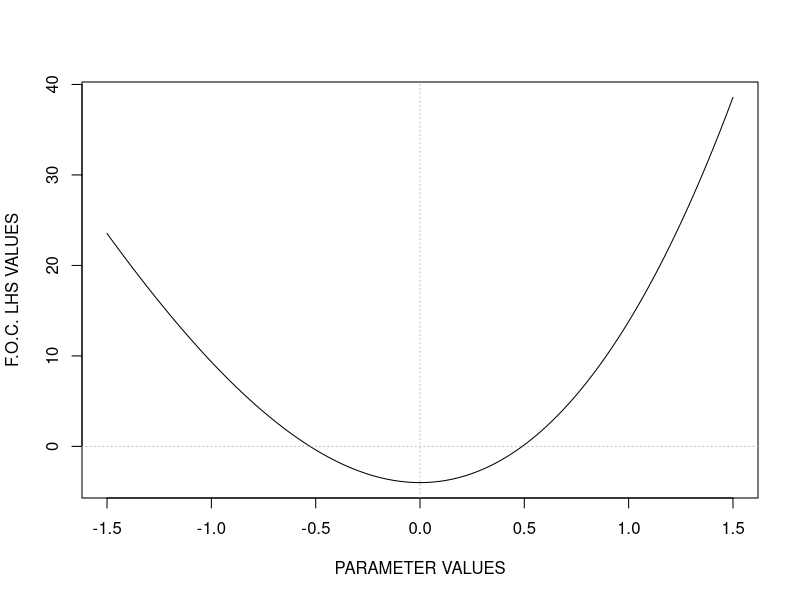
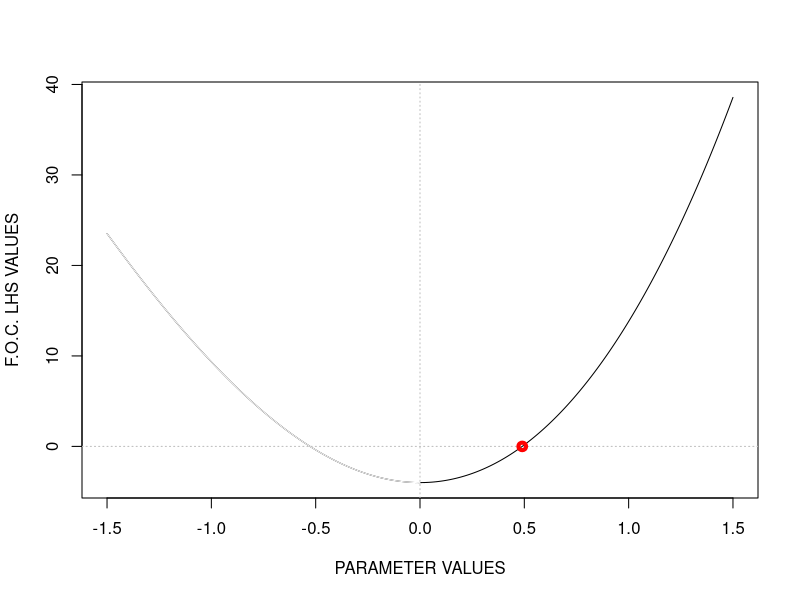

Generate these figures, in order, with R:
## ---- chunk 1
set.seed(146)
dta <- rexp(100, 0.5)
x1bar <- mean(dta)
x2bar <- mean(dta^2)
lambda <- seq(-1.5,1.5,by=0.001) 
GMMFOC <- sapply(lambda, function(l) x1bar*l^3+(2*x2bar-1)*l^2-4)
plot(
  x = lambda,
  y = GMMFOC,
  type = 'l',
  xlab = "PARAMETER VALUES",
  ylab = "F.O.C. LHS VALUES"
)
abline(0,0,col='gray',lty=3)
abline(v=0,col='gray',lty=3)
## ---- chunk 2
set.seed(146)
dta <- rexp(100, 0.5)
x1bar <- mean(dta)
x2bar <- mean(dta^2)
lambda <- seq(-1.5,1.5,by=0.001) 
GMMFOC <- sapply(lambda, function(l) x1bar*l^3+(2*x2bar-1)*l^2-4)
plot(
  x = lambda,
  y = GMMFOC,
  type = 'l',
  xlab = "PARAMETER VALUES",
  ylab = "F.O.C. LHS VALUES"
)
lines(
  x = lambda[lambda<=0],
  y = GMMFOC[lambda<=0],
  col='white'
)
abline(0,0,col='gray',lty=3)
abline(v=0,col='gray',lty=3)
points(
  x = (lambda[lambda>0])[which.min(GMMFOC[lambda>0]^2)],
  y = 0,
  col = 'red',
  lwd = 4
)
